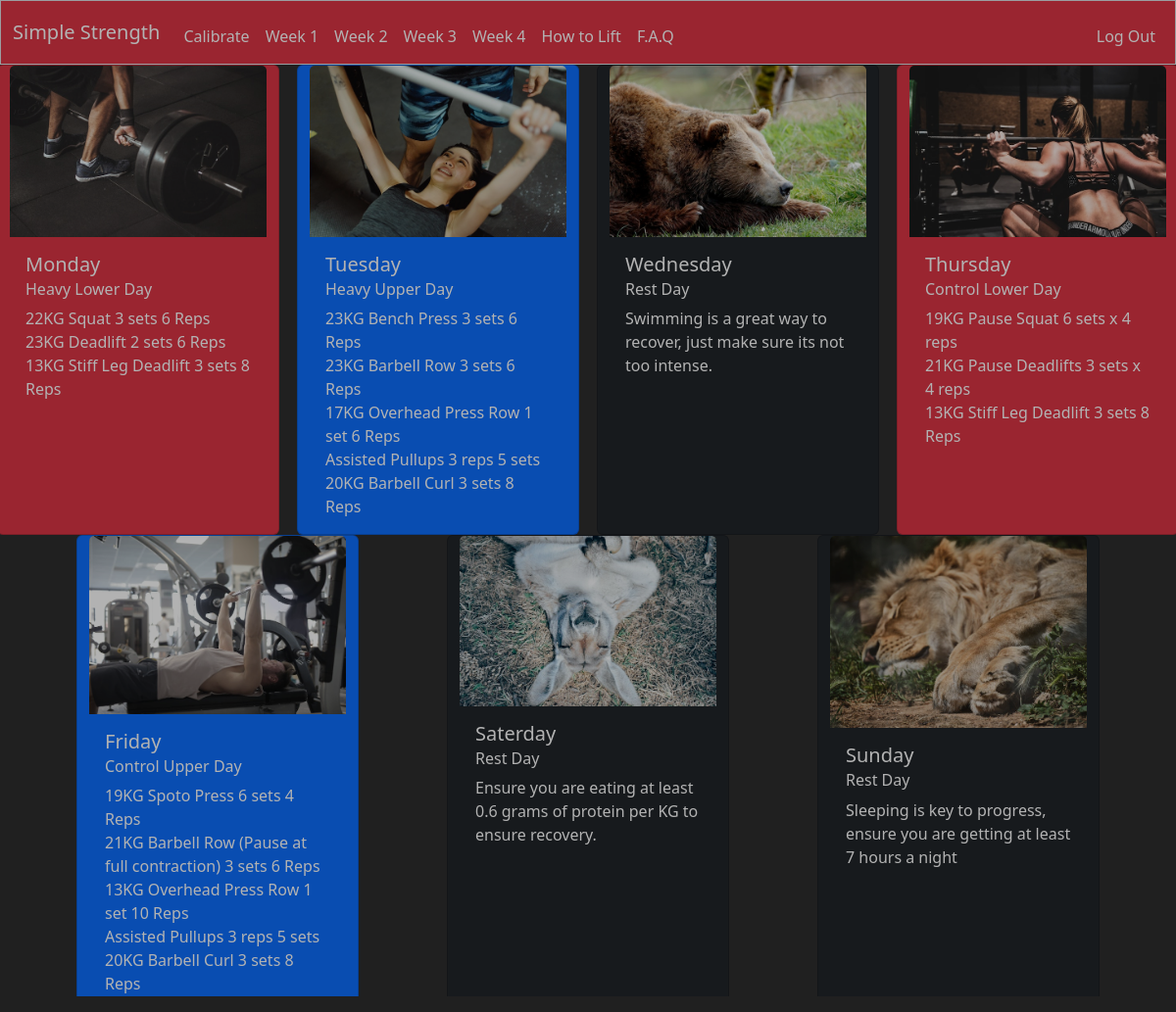
The page /week2 (signed in) on the database its author committed.
### tables this page shows
CREATE TABLE Exercises(
userID INTERGER NOT NULL,
Squat SMALLINT,
Deadlift SMALLINT,
Bench SMALLINT,
BBRow SMALLINT,
OverheadPress SMALLINT,
BBCurl SMALLINT,
Pullups SMALLINT
);

### app.py (the view)
@app.route("/week2")
@login_required
def week2():
    ExerInfo = db.execute("SELECT * FROM Exercises WHERE userID = ?", session["user_id"])
    if len(ExerInfo) != 0:
        return render_template("week2.html", Info = ExerInfo)
    else:
        flash("Please enter your lifts before viewing your weekly training")
        return redirect("/calibrate")

### app.py (called while the page is built)
def login_required(f):
    @wraps(f)
    def decorated_function(*args, **kwargs):
        if session.get("user_id") is None:
            return redirect("/login")
        return f(*args, **kwargs)
    return decorated_function

### templates/week2.html (shortened to what this page needs)
{% extends "layout.html" %}
{% block main %}
<div class="row row-cols-2 row-cols-md-3">
        <div class="card text-white bg-danger mx-auto" style="width: 18rem;" id="weekCard" >
            <img class="card-img-top" src="../static/images/smolDeadlift2.jpg" alt="Card image cap">
            <div class="card-body">
                <h5 class="card-title">Monday</h5>
                <h6 class="card-subtitle mb-2">Heavy Lower Day</h6>
                <p class="card-text">
                    {{ ((Info[0]["Squat"]*0.7)|round|int + 5) }}KG Squat 3 sets 6 Reps<br>
                    {{ ((Info[0]["Deadlift"]*0.7)|round|int + 5) }}KG Deadlift 2 sets 6 Reps<br>
                    {{ (Info[0]["Deadlift"]*0.5)|round|int }}KG Stiff Leg Deadlift 3 sets 8 Reps
                </p>
            </div>
        </div>
        <div class="card text-white bg-primary mx-auto" style="width: 18rem;" id="weekCard" >
            <img class="card-img-top" src="../static/images/smolBench3.jpg" alt="Card image cap">
            <div class="card-body">
                <h5 class="card-title">Tuesday</h5>
                <h6 class="card-subtitle mb-2">Heavy Upper Day</h6>
                <p class="card-text">
                    {{ (Info[0]["Bench"]*0.75)|round|int + 5 }}KG Bench Press 3 sets 6 Reps<br>
                    {{ (Info[0]["BBRow"]*0.85)|round|int + 5 }}KG Barbell Row 3 sets 6 Reps<br>
                    {{ (Info[0]["OverheadPress"]*0.85)|round|int }}KG Overhead Press Row 1 set 6 Reps<br>
                    {% if (Info[0]["Pullups"]|int) >= 3 -%}
                    Pullups 5 sets {{(Info[0]["Pullups"]*0.5)|round|int + 1 }} reps<br>
                    {% else -%}
                    Assisted Pullups 3 reps 5 sets<br>
                    {% endif %}
                    {{ (Info[0]["BBCurl"]*0.85)|round|int }}KG Barbell Curl 3 sets 8 Reps<br>
                </p>
            </div>
        </div>
        <div class="card text-white bg-dark mx-auto" style="width: 18rem;" id="weekCard" >
            <img class="card-img-top" src="../static/images/sleepingBear.jpg" alt="Card image cap">
            <div class="card-body">
                <h5 class="card-title">Wednesday</h5>
                <h6 class="card-subtitle mb-2">Rest Day</h6>
                <p class="card-text">Swimming is a great way to recover, just make sure its not too intense.</p>
            </div>
        </div>
        <div class="card text-white bg-danger mx-auto" style="width: 18rem;" id="weekCard" >
            <img class="card-img-top" src="../static/images/SmolSquat3.jpg" alt="Card image cap">
            <div class="card-body">
                <h5 class="card-title">Thursday</h5>
                <h6 class="card-subtitle mb-2">Control Lower Day</h6>
                <p class="card-text">
                    {{ ((Info[0]["Squat"]*0.6)|round|int + 5) }}KG Pause Squat 6 sets x 4 reps<br>
                    {{ ((Info[0]["Deadlift"]*0.6)|round|int + 5) }}KG Pause Deadlifts 3 sets x 4 reps<br>
                    {{ (Info[0]["Deadlift"]*0.5)|round|int }}KG Stiff Leg Deadlift 3 sets 8 Reps
                </p>
            </div>
        </div>
        <div class="card text-white bg-primary mx-auto" style="width: 18rem;" id="weekCard" >
            <img class="card-img-top" src="../static/images/SmolBench4.jpg" alt="Card image cap">
            <div class="card-body">
                <h5 class="card-title">Friday</h5>
                <h6 class="card-subtitle mb-2">Control Upper Day</h6>
                <p class="card-text">
                    {{ ((Info[0]["Bench"]*0.60)|round|int + 5) }}KG Spoto Press 6 sets 4 Reps<br>
                    {{ ((Info[0]["BBRow"]*0.75)|round|int + 5) }}KG Barbell Row (Pause at full contraction) 3 sets 6 Reps<br>
                    {{ (Info[0]["OverheadPress"]*0.65)|round|int }}KG Overhead Press Row 1 set 10 Reps<br>
                    {% if (Info[0]["Pullups"]|int) >= 3 -%}
                    Pullups 5 sets {{(Info[0]["Pullups"]*0.5)|round|int + 1 }} reps<br>
                    {% else -%}
                    Assisted Pullups 3 reps 5 sets<br>
                    {% endif %}
                    {{ (Info[0]["BBCurl"]*0.85)|round|int }}KG Barbell Curl 3 sets 8 Reps<br>
                </p>
            </div>
        </div>
        <div class="card text-white bg-dark" style="width: 18rem;" id="weekCard" >
            <img class="card-img-top" src="../static/images/sleepingHare.jpg" alt="Card image cap">
            <div class="card-body">
                <h5 class="card-title">Saterday</h5>
                <h6 class="card-subtitle mb-2">Rest Day</h6>
                <p class="card-text">Ensure you are eating at least 0.6 grams of protein per KG to ensure recovery.</p>
            </div>
        </div>
        <div class="card text-white bg-dark mx-auto" style="width: 18rem;" id="weekCard" >
            <img class="card-img-top" src="../static/images/sleepingLion.jpg" alt="Card image cap">
            <div class="card-body">
                <h5 class="card-title">Sunday</h5>
                <h6 class="card-subtitle mb-2">Rest Day</h6>
                <p class="card-text"> Sleeping is key to progress, ensure you are getting at least 7 hours a night</p>
            </div>
        </div>
</div>
{% endblock %}

### static/CSS/main.css (style rules this page uses)
body { background-color: #202020; color: white; filter:contrast(1.8); filter:brightness(70%); }

### rows shown on the page
Exercises: ((Info[0]['Squat']*0.7)|round|int+5) "22", ((Info[0]['Deadlift']*0.7)|round|int+5) "23", (Info[0]['Deadlift']*0.5)|round|int "13", (Info[0]['Bench']*0.75)|round|int+5 "23", (Info[0]['BBRow']*0.85)|round|int+5 "23", (Info[0]['OverheadPress']*0.85)|round|int "17", (Info[0]['BBCurl']*0.85)|round|int "20", ((Info[0]['Squat']*0.6)|round|int+5) "19", ((Info[0]['Deadlift']*0.6)|round|int+5) "21", ((Info[0]['Bench']*0.60)|round|int+5) "19", ((Info[0]['BBRow']*0.75)|round|int+5) "21", (Info[0]['OverheadPress']*0.65)|round|int "13"
